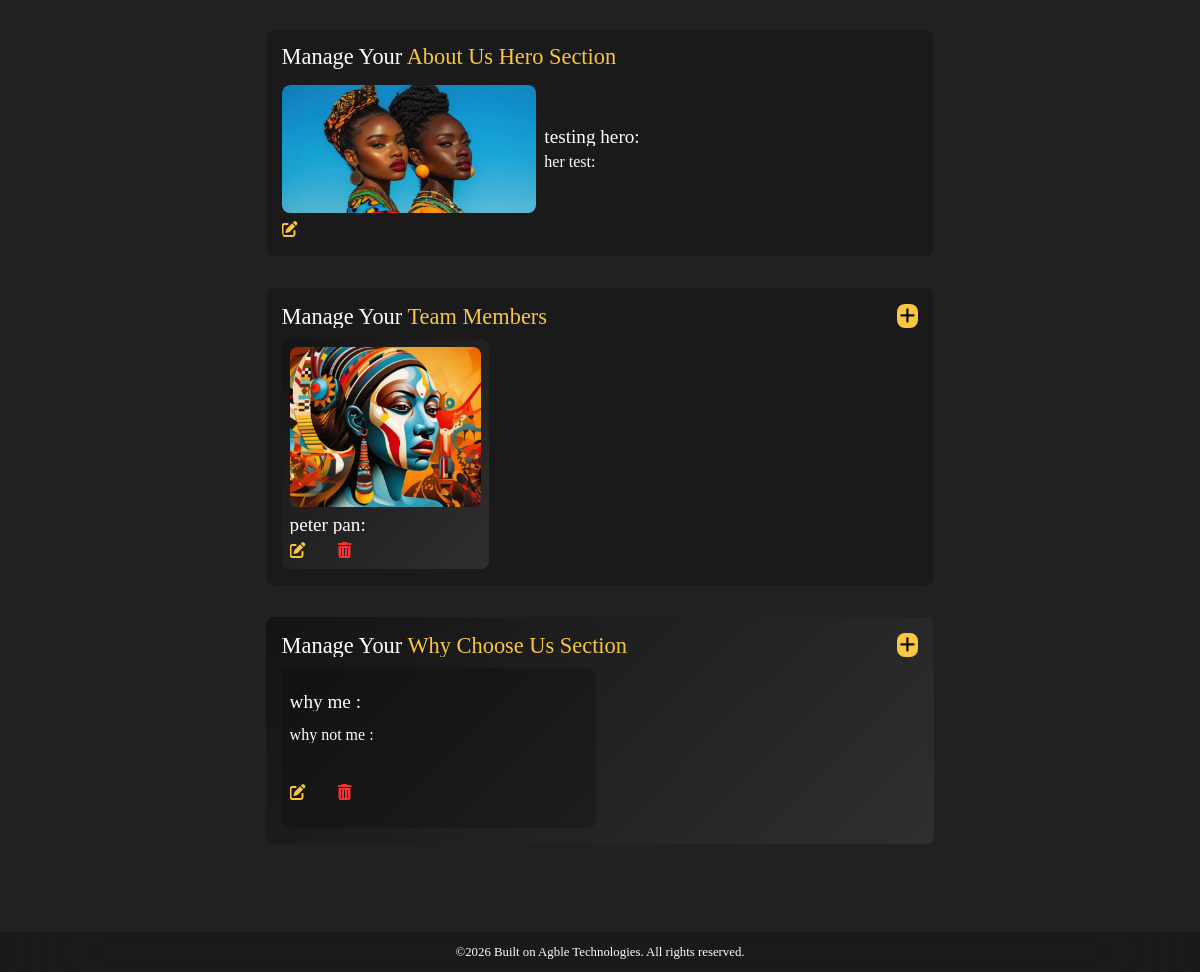
The app's page /user_dash/ (signed in, lower part), older data.
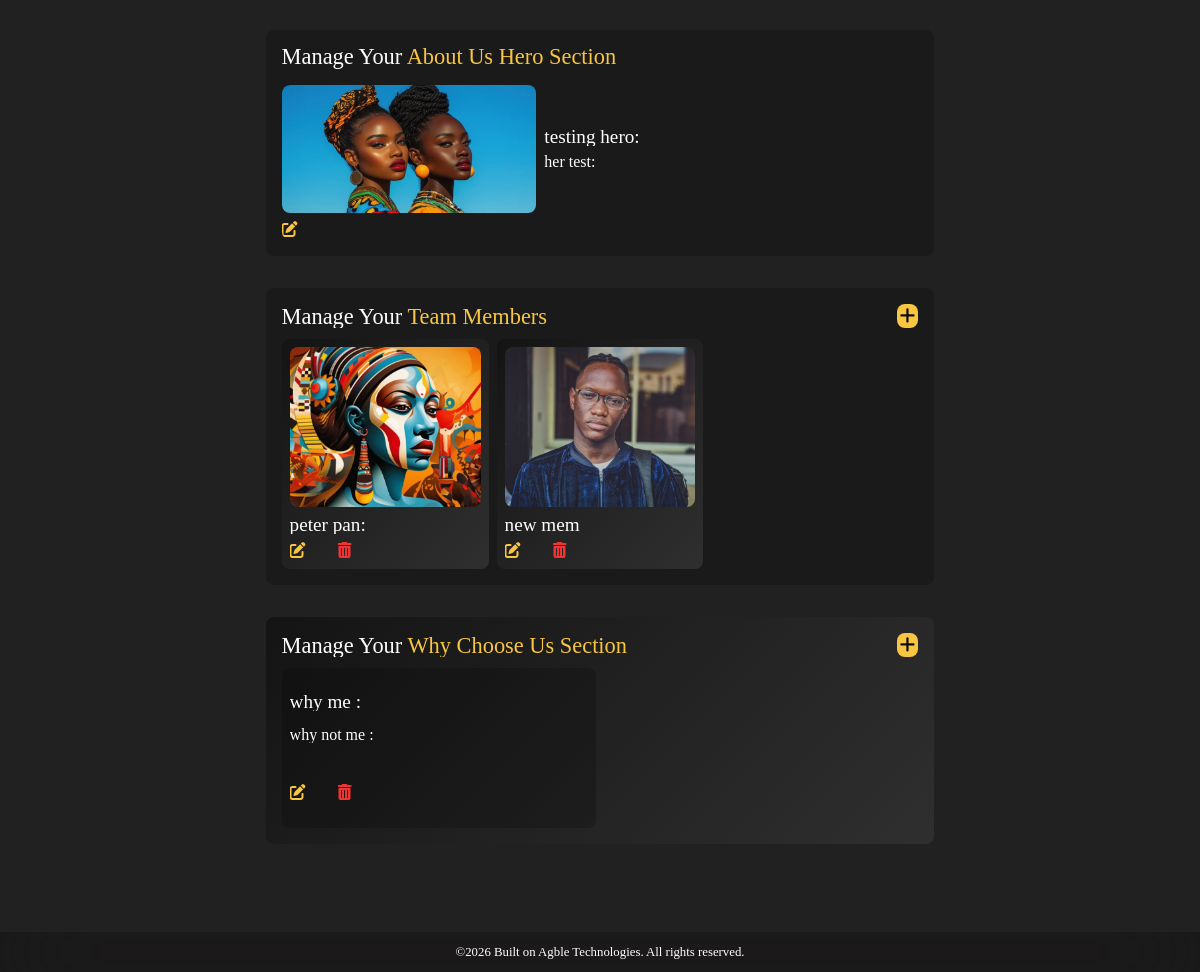
The same page, newer data.
### main/models.py (models this page shows, shortened)
class About_Us_Hero(models.Model):
    about_hero_text_title = models.CharField(max_length=60)
    about_hero_text_body = models.TextField(max_length=300)
    about_hero_image = models.ImageField(upload_to=image_upload_path)
    mandatory_field = models.CharField(max_length=20)

class Team_Member(models.Model):
    name = models.CharField(max_length=60)
    position = models.CharField(max_length=60)
    mandatory_field = models.CharField(max_length=20)
    image = models.ImageField(upload_to=image_upload_path)
    instagram_url = models.URLField(blank=True, null=True)
    twitter_url = models.URLField(blank=True, null=True)
    linkedin_url = models.URLField(blank=True, null=True)

class why_us(models.Model):
    why_us_icon = models.ImageField(upload_to=image_upload_path)
    why_us_title = models.TextField(max_length=50)
    why_us_desc = models.TextField(max_length=500)
    mandatory_field = models.CharField(max_length=20)

### main/views.py (the view)
# urls.py: path('user_dash/', views.user_dash, name='user_dash'),
@login_required
def user_dash(request):
    return render(request, 'main/user_dash.html', {
        'hero_section': Hero_Section.objects.all(),
        'team_members': Team_Member.objects.all(),
        'services': Service.objects.all(),
        'about_hero': About_Us_Hero.objects.all(),
        'why_us': why_us.objects.all(),
    })

### main/templates/main/user_dash.html (shortened to what this page needs)
{% extends 'main/layout.html' %}
{% load static %}
{% block content %}
<div class="dashboard">
    <div class="admin_about_hero">
        <div class="admin_about_hero_title">
            <h2>Manage Your <span> About Us Hero Section</span></h2>
        </div>
        {% for about in about_hero %}
        <div class="admin_about_hero_item">
            <div class="admin_about_hero_image">
                <img src="{{ about.about_hero_image.url }}" alt="Admin About Us Hero Image">
            </div>
            <div class="admin_about_hero_info">
                <h3>{{ about.about_hero_text_title }}</h3>
                <p>{{ about.about_hero_text_body|truncatewords:15 }}</p>
            </div>
            <div class="dashboard_links">
                <a href="{% url 'main:edit_about_us_hero' about.id %}" class="edit"><i class="fa-solid fa-pen-to-square"></i></a>
            </div>
        </div>
        {% endfor %}
    </div>
    <div class="admin_team_members">
        <div class="admin_team_members_title">
            <h2>Manage Your <span> Team Members</span></h2>
            <div class="add_team_member">
                <a href="{% url 'main:add_new_team_member' %}" class="add"><i class="fa-solid fa-plus"></i></a>
            </div>
        </div>
        <div class="admin_team_members_container">
            {% for member in team_members %}
            <div class="admin_team_member_item">
                <div class="admin_team_member_image">
                    <img src="{{ member.image.url }}" alt="{{ member.name }}'s Profile Picture">
                </div>
                <div class="admin_team_member_info">
                    <h3>{{ member.name }}</h3>
                </div>
                <div class="dashboard_links">
                    <a href="{% url 'main:edit_admin_team_member' member.id %}" class="edit"><i class="fa-solid fa-pen-to-square"></i></a>
                    <a href="{% url 'main:delete_team_member' member.id %}" class="delete"><i class="fa-solid fa-trash-can"></i></a>
                </div>
            </div>
            {% endfor %}
        </div>
    </div>
    <div class="admin_why_us">
        <div class="admin_why_us_title">
            <h2>Manage Your <span> Why Choose Us Section</span></h2>
            <div class="add_why_us">
                <a href="{% url 'main:add_new_why_us' %}" class="add"><i class="fa-solid fa-plus"></i></a>
            </div>
        </div>
        <div class="admin_why_us_container">
            {% for why in why_us %}
            <div class="admin_why_us_item">
                <div class="admin_why_us_info">
                    <h3>{{ why.why_us_title }}</h3>
                    <p>{{ why.why_us_desc|truncatewords:15 }}</p>
                </div>
                <div class="dashboard_links">
                    <a href="{% url 'main:edit_admin_why_us' why.id %}" class="edit"><i class="fa-solid fa-pen-to-square"></i></a>
                    <a href="{% url 'main:delete_why_us' why.id %}" class="delete"><i class="fa-solid fa-trash-can"></i></a>
                </div>
            </div>
            {% endfor %}
        </div>
    </div>
</div>
{% endblock %}

Row changes from the older to the newer data that the page shows:
added Team_Member: image (picture), name "new mem"
